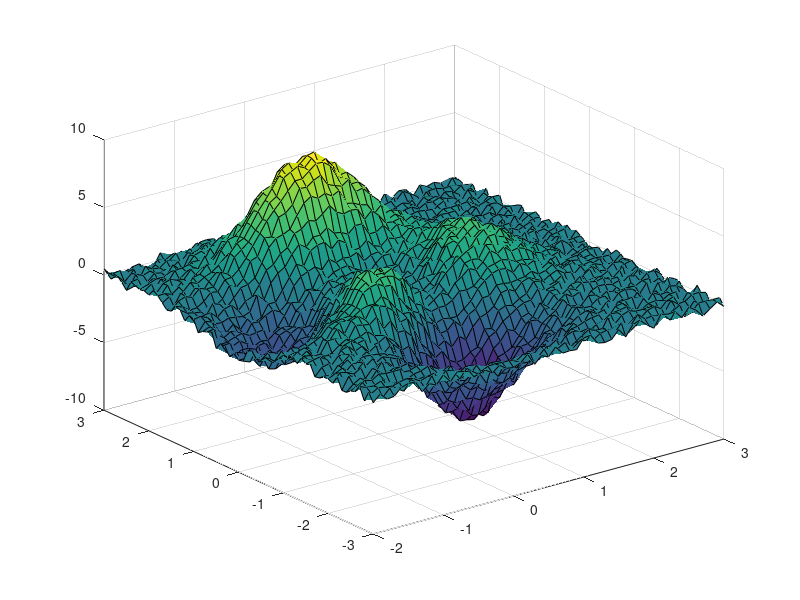

Write MATLAB code to recreate this figure. (Note: this script raises an error after producing the figure.)
x = {linspace(-2,3,51),linspace(-3,3,61)};
[xx,yy] = ndgrid(x{1},x{2}); 
y = peaks(xx, yy);
noisy = y + (rand(size(y)) - 0.5);
figure
surf(xx,yy,noisy)
[sval,p] = csaps(x,noisy,[],x);
figure
surf(x{1},x{2},sval.')
disp('ciao')
